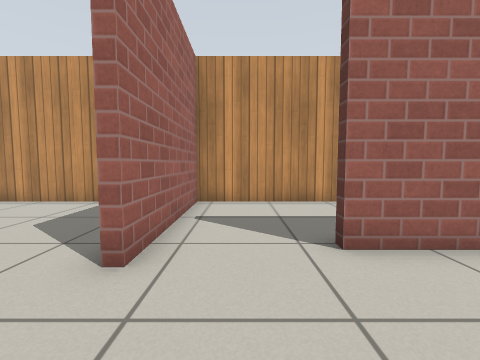
view 1 (above)

24 first-person views from a walk through a robot-simulator world made for Gazebo. The camera is 0.68 m above the floor, tilts 4° down and sees 90° across. The floor is counted in squares, 0.5 m on a side. Each view is taken from the middle of a square. On the plan, view 1 faces up. The plan holds only what a view shows up to about 12 squares ahead; the rest is blank. Simple patterns stand in for the simulator's built-in surfaces.

view 2
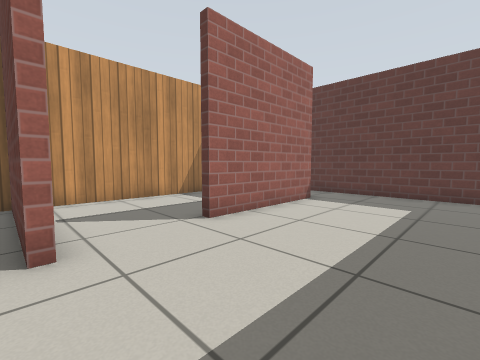

view 3
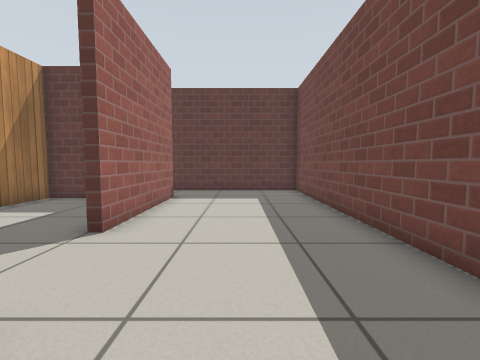

view 4
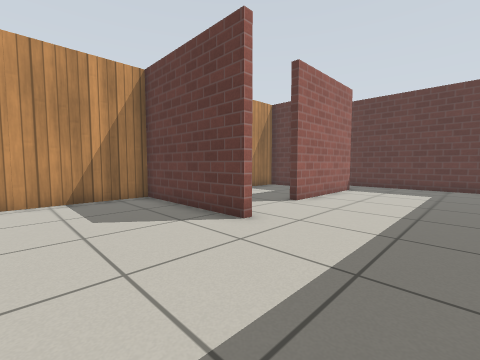

view 5
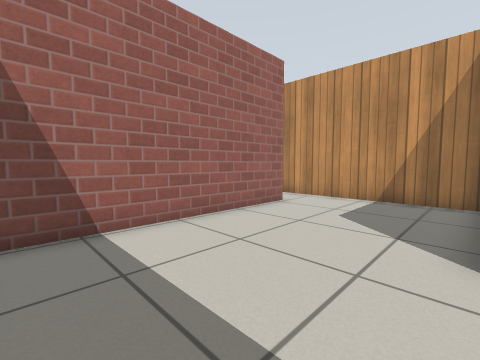

view 6
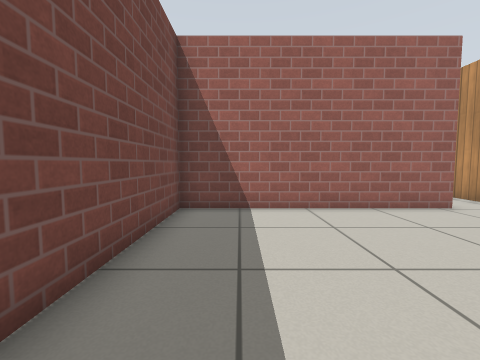

view 7
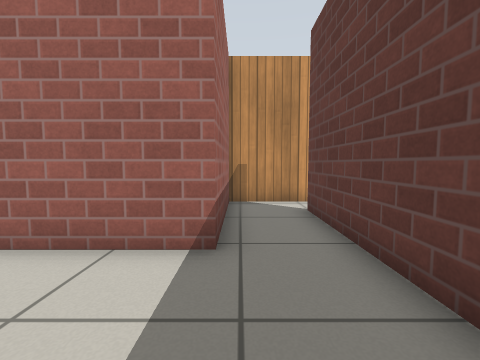

view 8
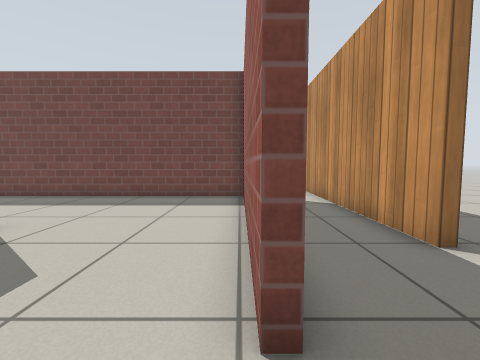

view 9
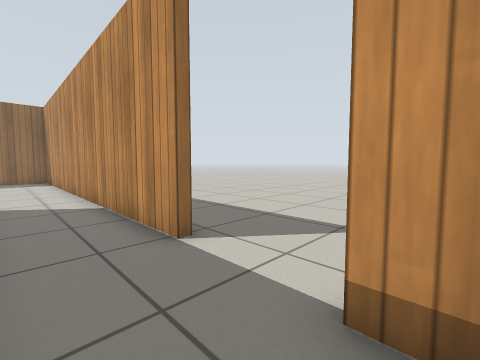

view 10
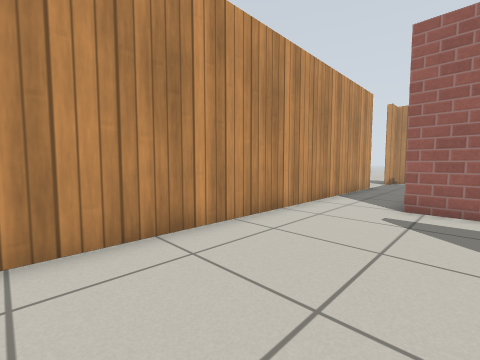

view 11
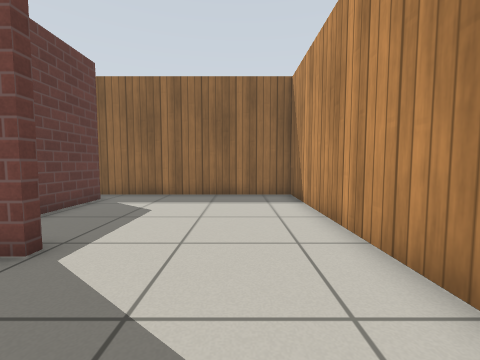

view 12
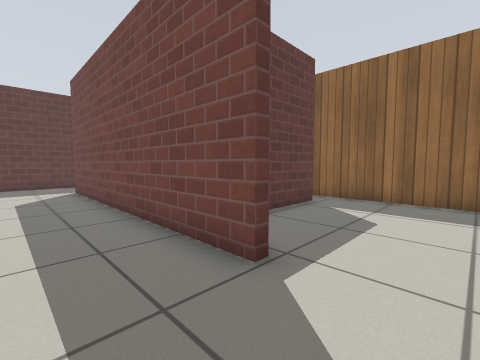

view 13
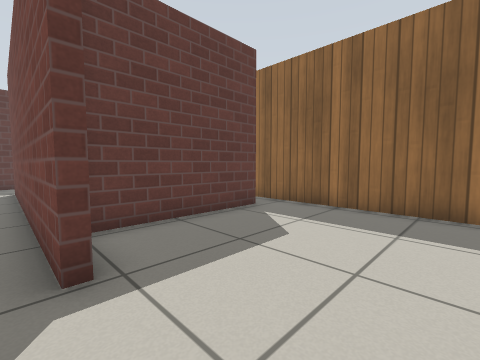

view 14
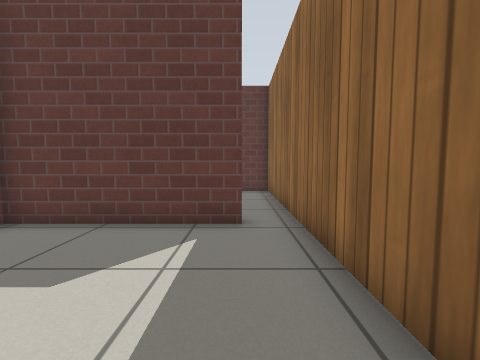

view 15
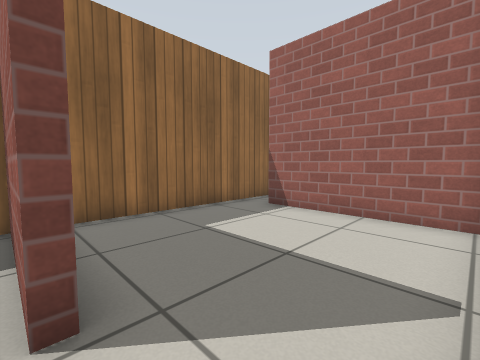

view 16
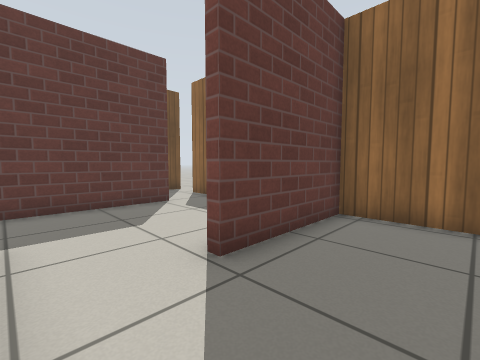

view 17
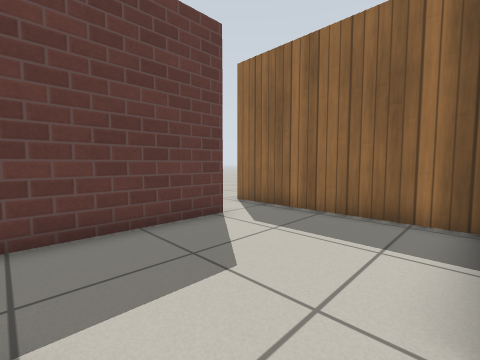

view 18
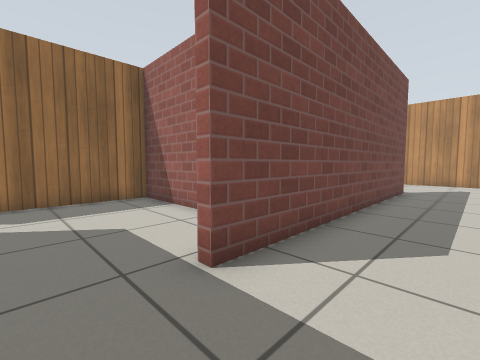

view 19
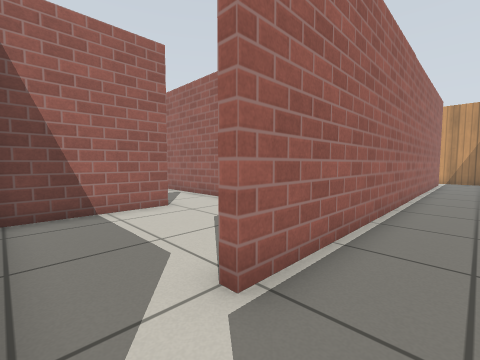

view 20
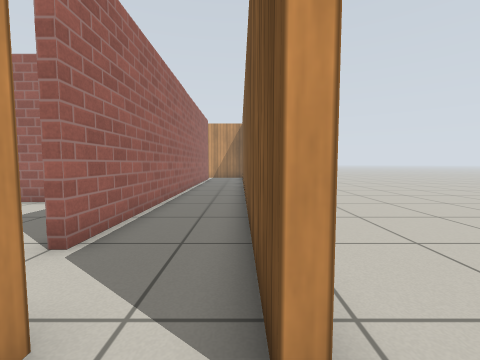

view 21
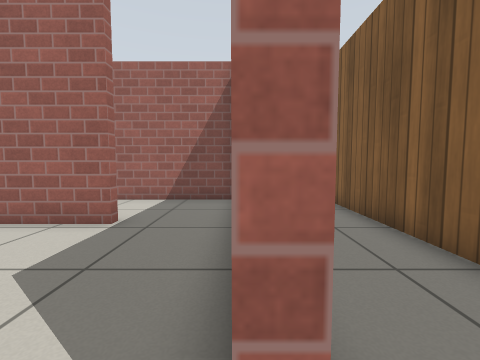

view 22
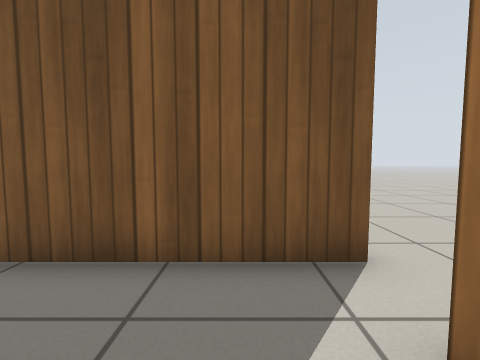

view 23
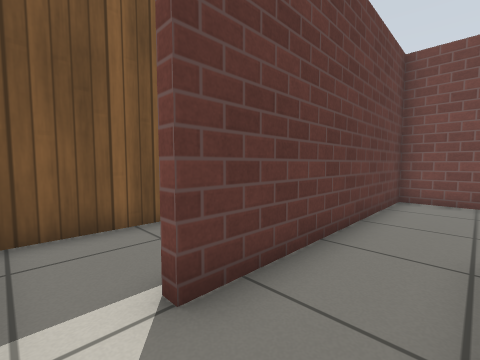

view 24
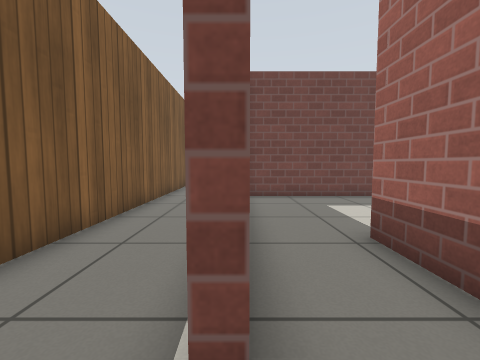

### Floor plan
Ten units are one square. View 1 is at (0, 0); x grows to the right and y downward. Boxes are objects, and circles mark ways between rooms. Rooms are numbered by the first view taken in them; rooms with no view inside come last. Other rooms are left out.
<svg viewBox="-111 -89 246 229">
<path fill="none" stroke="#000" d="M-18 -30 -18 -84 -75 -84M-71 -65 -71 18 90 18 90 -69M66 -80 66 -37 15 -37M85 -84 66 -84M-50 54 61 54M-59 21 -75 21M-27 111 -27 56M-106 -42 -102 -42 -102 124 -31 124M-75 -84 -95 -84M-100 -81 -100 -72M88 21 44 21M90 56 90 29M62 57 35 57M36 82 39 82 39 104M90 103 90 56M-24 59 -24 111M35 57 1 57M-31 124 36 124 36 82M93 -34 93 103 90 103M90 -69 94 -69M95 -84 85 -84M85 124 105 124M122 128 122 -81M126 128 122 128M63 -70 63 -84 -15 -84 -15 -30M39 104 39 124 85 124"/>
<circle cx="-70" cy="-75" r="3" fill="#2a7"/>
<circle cx="90" cy="-75" r="3" fill="#2a7"/>
<circle cx="0" cy="-40" r="3" fill="#2a7"/>
<circle cx="75" cy="50" r="3" fill="#2a7"/>
<circle cx="-30" cy="110" r="3" fill="#2a7"/>
<circle cx="40" cy="70" r="3" fill="#2a7"/>
<circle cx="65" cy="95" r="3" fill="#2a7"/>
<circle cx="90" cy="110" r="3" fill="#2a7"/>
<text x="0" y="-30">1</text>
<text x="-50" y="40">2</text>
<text x="60" y="80">3</text>
<text x="0" y="80">4</text>
<text x="100" y="20">5</text>
<text x="130" y="-20">6</text>
<text x="20" y="-60">7</text>
<text x="60" y="110">8</text>
</svg>
Room 1 opens to room 2. Room 1 opens to room 5. Room 1 opens to room 7. Room 2 opens to room 3. Room 2 opens to room 4. Room 3 opens to room 4. Room 3 opens to room 8. Room 5 opens to room 8.

Where each view was taken, in squares from view 1:
view 1: 0 up, 0 right, facing up
view 2: 1 down, 2 left, facing up-right
view 3: 1 up, 3 left, facing right
view 4: 1 down, 6 left, facing up-right
view 5: 1 down, 2 left, facing up-left
view 6: 0 up, 0 right, facing left
view 7: 0 up, 7 right, facing up
view 8: 8 up, 7 left, facing down
view 9: 8 up, 8 left, facing down-left
view 10: 10 down, 6 left, facing up-left
view 11: 2 down, 8 left, facing down
view 12: 3 down, 7 left, facing down-right
view 13: 5 down, 8 left, facing down-right
view 14: 11 down, 8 left, facing right
view 15: 6 down, 4 right, facing down-left
view 16: 6 down, 1 right, facing down-right
view 17: 6 down, 4 right, facing down-right
view 18: 3 down, 8 right, facing down-left
view 19: 12 down, 11 right, facing up-left
view 20: 14 down, 12 right, facing up
view 21: 11 down, 9 right, facing up
view 22: 11 down, 9 right, facing right
view 23: 8 up, 7 right, facing down-right
view 24: 8 up, 9 right, facing down
